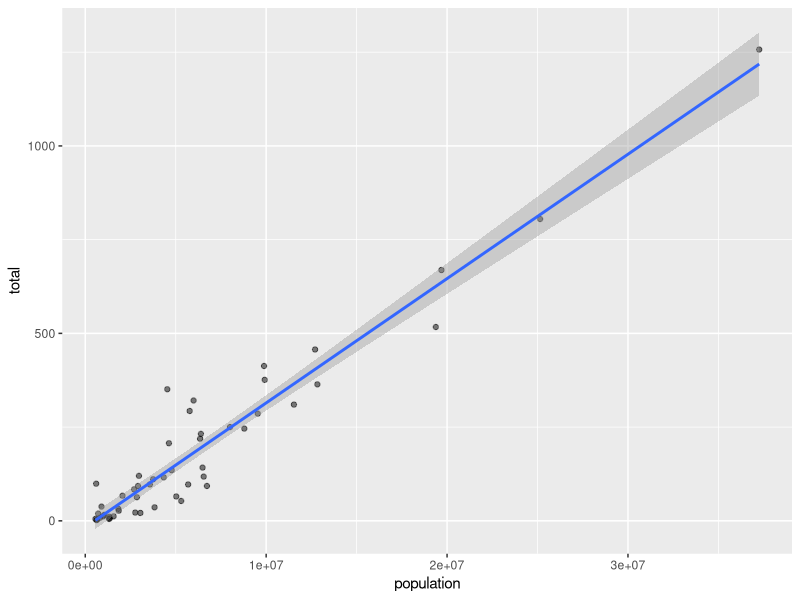
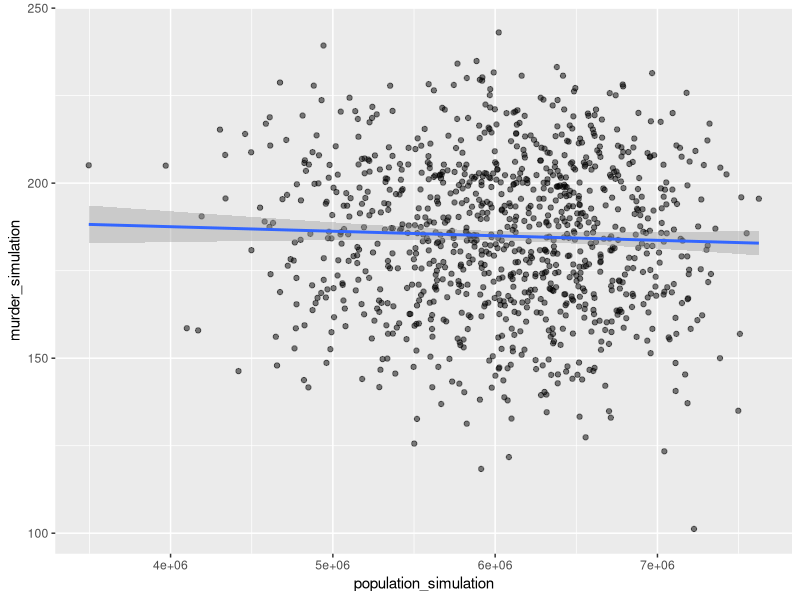

Source code (R) for these figures, in order:
library(dslabs)
data("murders")
murders
library(ggplot2)
library(tidyverse)

murders %>% ggplot(aes(population,total)) + geom_point(alpha=0.5) + geom_smooth(method = "lm")

murder_simulation <- replicate(1000,{sample_n(murders,35) %>% summarize(m = mean(total)) %>% pull(m)})
population_simulation <- replicate(1000,{sample_n(murders,35) %>% summarize(m = mean(population)) %>% pull(m)})

data.frame(population_simulation,murder_simulation) %>% ggplot(aes(population_simulation,murder_simulation)) + geom_point(alpha=0.5) + geom_smooth(method = "lm")
fit <- data.frame(population_simulation,murder_simulation) %>% lm(murder_simulation ~ population_simulation,data=.)
summary(fit)
# very high p-value of 0.2258, population cannot be considered

# even if we consider let'd predict muders in a state with population 90000

predict(fit,data.frame(population_simulation = 90000)) #176.3737
